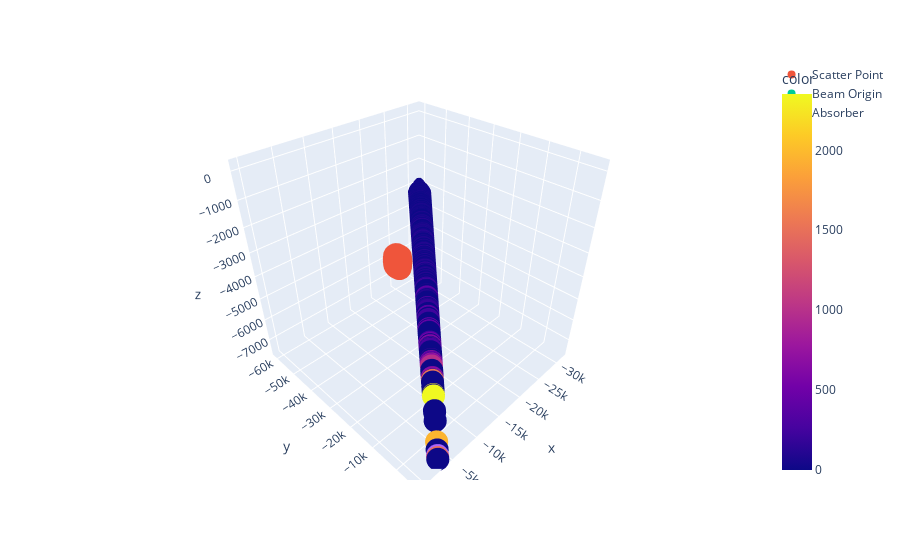

Notebook cell for this chart:
### Markdown cell above
## Plotting the decay and scatter point

### Code cell
plot_decays_scatter(df, skip=10)

### Figure 1 — Plotly figure (JSON) as saved in the notebook; plotly's stock layout.template omitted (floating-point values rounded to 4 significant figures; data arrays with more than 128 entries replaced by an {"elided": "..."} marker saying what was removed)
{"data": [{"hovertemplate": "x=%{x}<br>y=%{y}<br>z=%{z}<br>color=%{marker.color}<extra></extra>", "legendgroup": "", "marker": {"color": {"elided": "1861 float values"}, "coloraxis": "coloraxis", "symbol": "circle"}, "mode": "markers", "name": "", "scene": "scene", "showlegend": false, "type": "scatter3d", "x": {"elided": "1861 float values"}, "y": {"elided": "1861 float values"}, "z": {"elided": "1861 float values"}}, {"mode": "markers", "name": "Scatter Point", "type": "scatter3d", "x": {"elided": "1861 float values"}, "y": {"elided": "1861 float values"}, "z": {"elided": "1861 float values"}}, {"mode": "markers", "name": "Beam Origin", "type": "scatter3d", "x": [-31390.0], "y": [-60100.0], "z": [-3316.0]}, {"mode": "markers", "name": "Absorber", "type": "scatter3d", "x": [-3491.0], "y": [5871.0], "z": [-7509.0]}], "layout": {"coloraxis": {"colorbar": {"title": {"text": "color"}}, "colorscale": [[0, "#0d0887"], [0.1111, "#46039f"], [0.2222, "#7201a8"], [0.3333, "#9c179e"], [0.4444, "#bd3786"], [0.5556, "#d8576b"], [0.6667, "#ed7953"], [0.7778, "#fb9f3a"], [0.8889, "#fdca26"], [1, "#f0f921"]]}, "legend": {"tracegroupgap": 0}, "margin": {"t": 60}, "scene": {"domain": {"x": [0, 1], "y": [0, 1]}, "xaxis": {"title": {"text": "x"}}, "yaxis": {"title": {"text": "y"}}, "zaxis": {"title": {"text": "z"}}}}}
